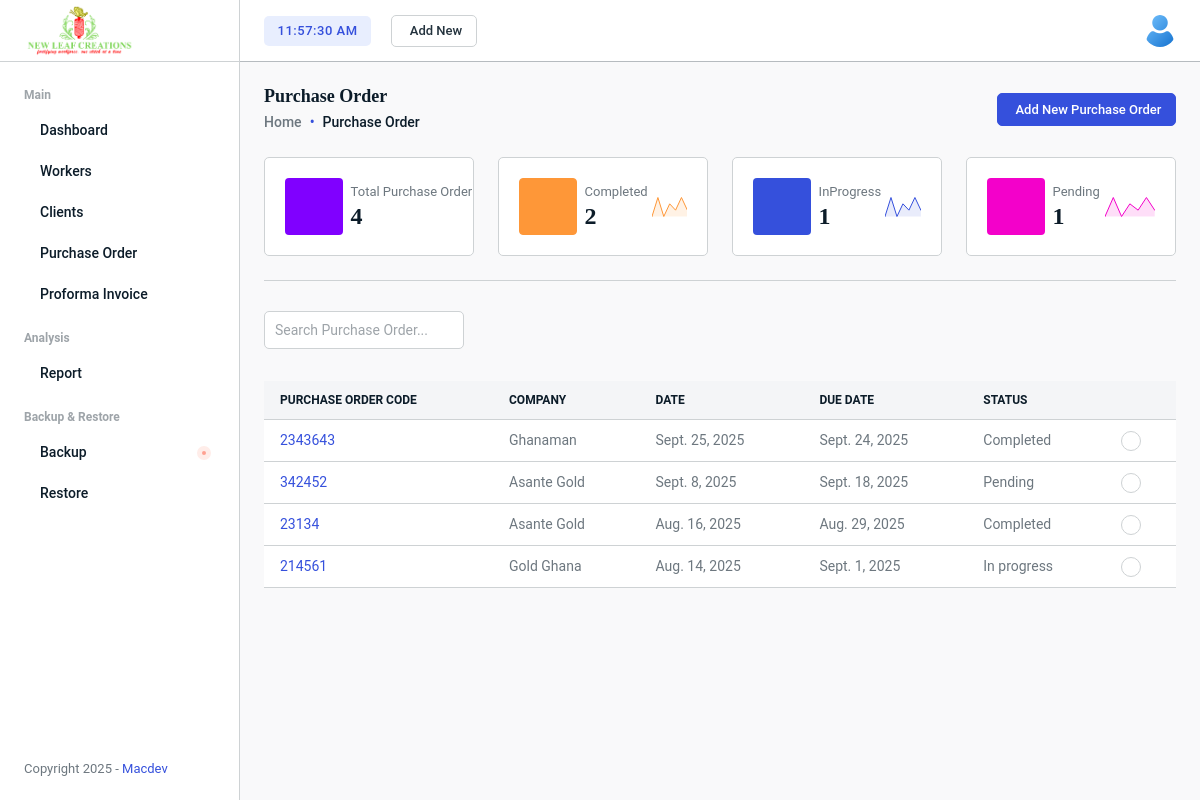
The app's page /management/purchase_orders/, older data.
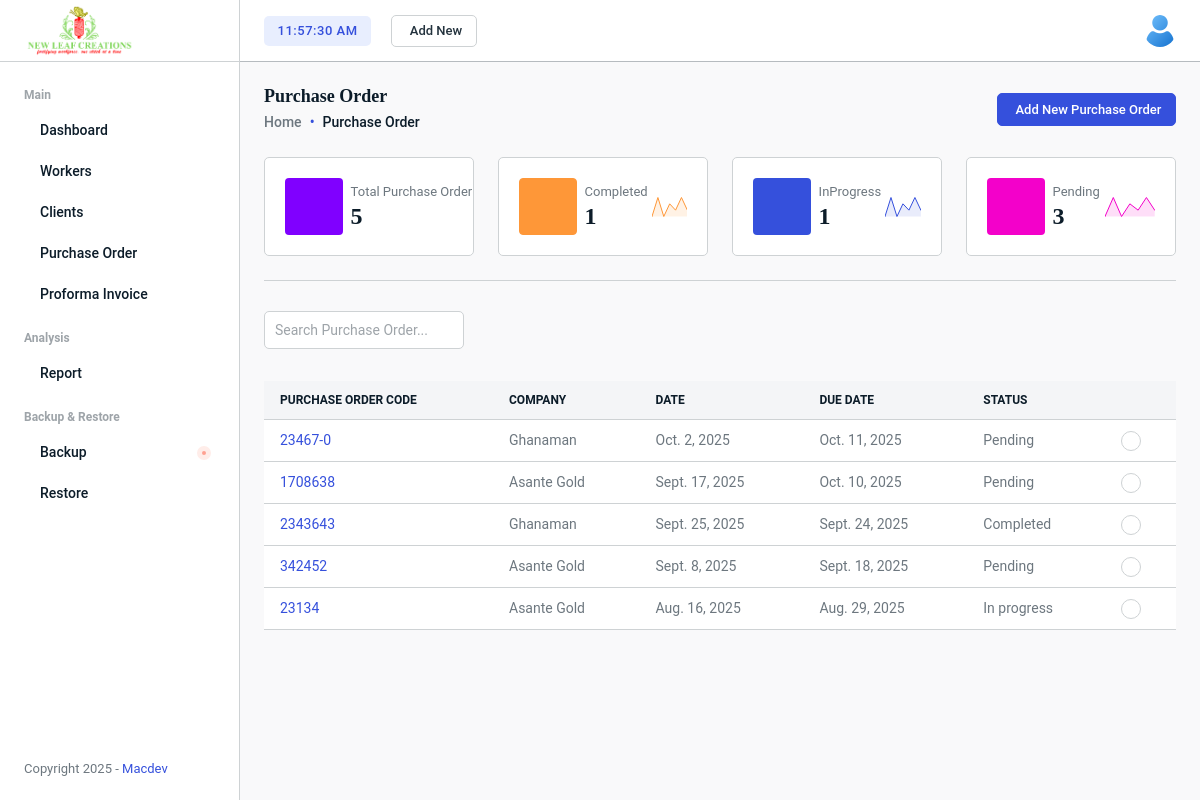
The same page, newer data.
### managementSystem/models.py (models this page shows, shortened)
class PurchaseOrder(models.Model):
    po_number = models.CharField(max_length=100, unique=True)
    client = models.ForeignKey(Client, on_delete=models.CASCADE)
    date = models.DateField()
    due_date = models.DateField()
    status = models.CharField(max_length=20, default='Pending')

class Client(models.Model):
    name = models.CharField(max_length=200)
    address = models.TextField()
    contact_email = models.EmailField()
    phone = models.CharField(max_length=15)
    def __str__(self):
        return self.name

### managementSystem/views.py (the view)
# urls.py: path('purchase_orders/', views.orders, name='orders'),
def orders(request):
    orders = PurchaseOrder.objects.all().order_by('-id')
    total_orders = orders.count()
    completed_orders = orders.filter(status="Completed").count()
    inprogress_orders = orders.filter(status="In progress").count()
    pending_orders = orders.filter(status="Pending").count()
    return render(request, 'orders/orders.html',{
        'orders': orders,
        'total_orders': total_orders,
        'completed_orders': completed_orders,
        'pending_orders': pending_orders,
        'inprogress_orders': inprogress_orders,
    })

### managementSystem/context_processors.py (called while the page is built)
def notifications_context(request):
    if request.user.is_authenticated:
        notifications = Notification.objects.filter(user=request.user).order_by("-created_at")[:5]
        unread_count = Notification.objects.filter(user=request.user, is_read=False).count()
    else:
        notifications = []
        unread_count = 0
    return {
        "navbar_notifications": notifications,
        "unread_notifications": unread_count,
    }

### managementSystem/templates/orders/orders.html (shortened to what the changed rows need)
{% extends "base.html" %}
{% load static %}
{% block content %}
    <div class="main-wrapper">
        <div class="page-wrapper">
            <div class="content content-two">
                <div class="row">
                    <div class="col-xl-3 col-md-6 d-flex">
                        <div class="card flex-fill shadow-none">
                            <div class="card-body">
                                <div class="d-flex align-items-center justify-content-between">
                                    <div class="d-flex align-items-center">
                                        <div>
                                            <span class="fs-13 text-nowrap">Total Purchase Order</span>
                                            <h2>{{total_orders}}</h2>
                                        </div>
                                    </div>
                                </div>
                            </div>
                        </div>
                    </div>
                    <div class="col-xl-3 col-md-6 d-flex">
                        <div class="card flex-fill shadow-none">
                            <div class="card-body">
                                <div class="d-flex align-items-center justify-content-between">
                                    <div class="d-flex align-items-center">
                                        <div>
                                            <span class="fs-13 text-nowrap">Completed</span>
                                            <h2>{{completed_orders}}</h2>
                                        </div>
                                    </div>
                                </div>
                            </div>
                        </div>
                    </div>
                    <div class="col-xl-3 col-md-6 d-flex">
                        <div class="card flex-fill shadow-none">
                            <div class="card-body">
                                <div class="d-flex align-items-center justify-content-between">
                                    <div class="d-flex align-items-center">
                                        <div>
                                            <h2>{{inprogress_orders}}</h2>
                                        </div>
                                    </div>
                                </div>
                            </div>
                        </div>
                    </div>
                    <div class="col-xl-3 col-md-6 d-flex">
                        <div class="card flex-fill shadow-none">
                            <div class="card-body">
                                <div class="d-flex align-items-center justify-content-between">
                                    <div class="d-flex align-items-center">
                                        <div>
                                            <span class="fs-13 text-nowrap">Pending</span>
                                            <h2>{{pending_orders}}</h2>
                                        </div>
                                    </div>
                                </div>
                            </div>
                        </div>
                    </div>
                </div>
                <div class="table-responsive">
                    <table class="table" id="ordertable">
                        <thead class="thead-light text-uppercase">
                            <tr>
                                <th class="no-sort">Purchase Order Code</th>
                                <th class="no-sort">Company</th>
                                <th class="no-sort">Date</th>
                                <th class="no-sort">Due date</th>
                                <th class="no-sort">Status</th>
                                <th class="no-sort"></th>
                            </tr>
                        </thead>
                        <tbody>
                            {%for order in orders%}
                            <tr>
                                <td><a href="{% url 'managementSystem:view_po' order.id %}" class="text-primary">{{order.po_number}}</a></td>
                                <td>{{order.client}}</td>
                                <td> {{order.date}} </td>
                                <td> {{order.due_date}} </td>
                                <td> {{order.status}} </td>
                                <td>
                                    <a class="action-set dot-settings" href="javascript:void(0);" data-bs-toggle="dropdown" aria-expanded="true">
                                    </a>
                                </td>
                            </tr>
                            {% empty %}
                            <tr>
                                 <td colspan="6" class="text-center">No Purchase order yet</td>
                            </tr>
                            {% endfor %}
                        </tbody>
                    </table>
                </div>
            </div>
        </div>
    </div>
{% endblock %}

Row changes from the older to the newer data that the page shows:
removed PurchaseOrder: po_number "214561", client "Gold Ghana", date "Aug. 14, 2025", due_date "Sept. 1, 2025", status "In progress"
added PurchaseOrder: po_number "23467-0", client "Ghanaman", date "Oct. 2, 2025", due_date "Oct. 11, 2025", status "Pending"
added PurchaseOrder: po_number "1708638", client "Asante Gold", date "Sept. 17, 2025", due_date "Oct. 10, 2025", status "Pending"
changed PurchaseOrder: status "Completed" → "In progress"
Text that changed along with them:
{{ total_orders }}: "4" → "5"
{{ completed_orders }}: "2" → "1"
{{ pending_orders }}: "1" → "3"
